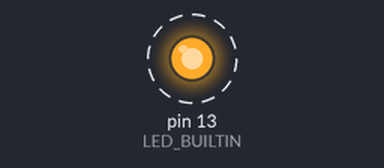
Recording of a sketch running on a simulated Arduino Uno, built with avr-gcc and run on an emulated ATmega328P. Shown: output pins drawn as LEDs (lit = HIGH). Dashed ring = blinking.

Above: at 0.09 s.
Timing chart, 0 to 3.0 s (numbered marks = the images above):
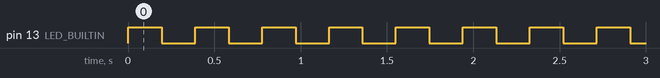

Measured:
- by itself, pin 13 (LED_BUILTIN): alternates HIGH for 0.19 s and LOW for 0.19 s

The sketch:

pisca_pisca.ino
```cpp
void setup() {
  pinMode(LED_BUILTIN, OUTPUT);
}

void loop() {
  digitalWrite(LED_BUILTIN,HIGH);
  delay(194);
  digitalWrite(LED_BUILTIN,LOW);
  delay(194);
}
```
